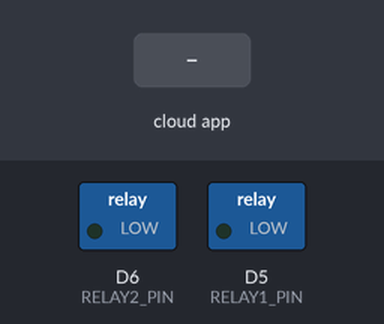
The sketch below on a simulated ESP8266 (NodeMCU). Shown: switched loads named in the sketch (green lamp = pin HIGH). Inputs (shaded band) come from the test bench. WiFi joins after 1.5 s; servers stay silent unless stated; what the sketch prints to the serial monitor is not drawn.

Above: at 2.7 s.
2.8 s: the phone or cloud app sets 68c2a89f3fdc49efb6a659ea to 1
At 4.0 s:
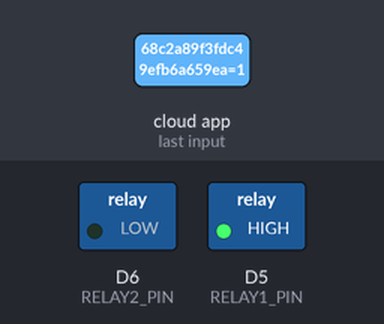
4.3 s: the phone or cloud app sets 68c2aa69690df731215c976f to 1
At 5.1 s:
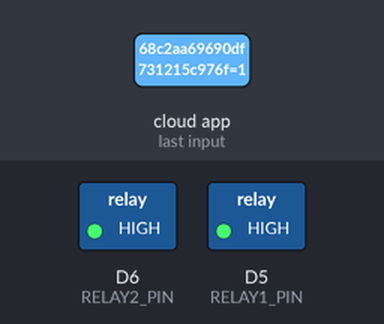
5.8 s: the phone or cloud app sets 68c2a89f3fdc49efb6a659ea to 0
At 6.3 s:
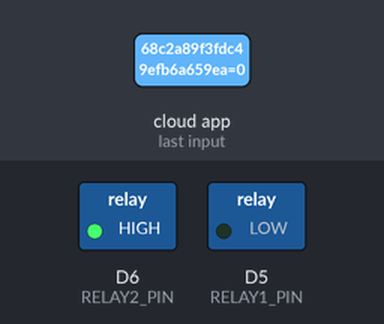
7.3 s: the phone or cloud app sets 68c2aa69690df731215c976f to 0
At 8.6 s:
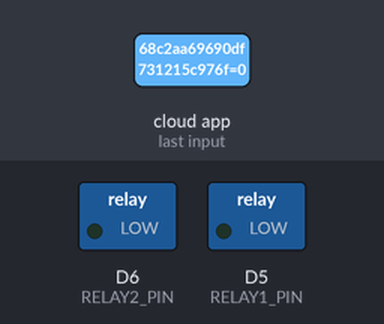
Timing chart, 0 to 9.8 s (numbered marks = the images above; inputs shaded):
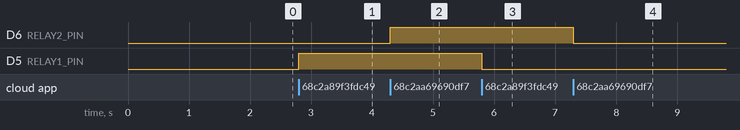

The sketch:

google_internet_Things.ino
```cpp
#include <ESP8266WiFi.h>
#include <SinricPro.h>
#include <SinricProSwitch.h>

// ====== WiFi Credentials ======
const char* ssid = "INNOVATION HUB";
const char* pass = "prsc$123";

// ====== SinricPro Credentials ======
#define APP_KEY    "664a1085-f119-4533-adf3-0d283f6843d7"     // From SinricPro dashboard
#define APP_SECRET "3665e088-24f5-447b-b897-8e48b35fb258-28514f4a-e0c2-449d-977d-ca1e8264f14c"  // From SinricPro dashboard

// ====== Device IDs ======

#define APP_KEY           "664a1085-f119-4533-adf3-0d283f6843d7"
#define APP_SECRET        "3665e088-24f5-447b-b897-8e48b35fb258-28514f4a-e0c2-449d-977d-ca1e8264f14c"
// #define SWITCH_ID         "68c2a89f3fdc49efb6a659ea"
#define RELAY1_ID "68c2a89f3fdc49efb6a659ea"  // Create a "Switch" in SinricPro
#define RELAY2_ID "68c2aa69690df731215c976f"  // Create a second "Switch"

// ====== Relay Pins ======
#define RELAY1_PIN D5
#define RELAY2_PIN D6

bool relay1State = false;
bool relay2State = false;

// ====== Callback for Relay 1 ======
bool onPowerState1(const String &deviceId, bool &state) {
  if (deviceId == RELAY1_ID) {
    relay1State = state;
    digitalWrite(RELAY1_PIN, relay1State ? HIGH : LOW);
    Serial.printf("Relay 1 (Pump/Light) %s via Alexa\n", relay1State ? "ON" : "OFF");
  }
  return true;
}

// ====== Callback for Relay 2 ======
bool onPowerState2(const String &deviceId, bool &state) {
  if (deviceId == RELAY2_ID) {
    relay2State = state;
    digitalWrite(RELAY2_PIN, relay2State ? HIGH : LOW);
    Serial.printf("Relay 2 (Pump/Light) %s via Alexa\n", relay2State ? "ON" : "OFF");
  }
  return true;
}

void setup() {
  Serial.begin(115200);

  pinMode(RELAY1_PIN, OUTPUT);
  pinMode(RELAY2_PIN, OUTPUT);
  digitalWrite(RELAY1_PIN, LOW);
  digitalWrite(RELAY2_PIN, LOW);

  // WiFi
  WiFi.begin(ssid, pass);
  Serial.printf("Connecting to %s", ssid);
  while (WiFi.status() != WL_CONNECTED) {
    delay(500);
    Serial.print(".");
  }
  Serial.println(" Connected!");

  // SinricPro setup
  SinricProSwitch& mySwitch1 = SinricPro[RELAY1_ID];
  mySwitch1.onPowerState(onPowerState1);

  SinricProSwitch& mySwitch2 = SinricPro[RELAY2_ID];
  mySwitch2.onPowerState(onPowerState2);

  SinricPro.onConnected([](){ Serial.println("Connected to SinricPro"); });
  SinricPro.onDisconnected([](){ Serial.println("Disconnected from SinricPro"); });

  SinricPro.begin(APP_KEY, APP_SECRET);
}

void loop() {
  SinricPro.handle();
}
```

Measured:
- after the input at 2.8 s, D5 (RELAY1_PIN): LOW → HIGH at once
- after the input at 4.3 s, D6 (RELAY2_PIN): LOW → HIGH at once
- after the input at 5.8 s, D5 (RELAY1_PIN): HIGH → LOW at once
- after the input at 7.3 s, D6 (RELAY2_PIN): HIGH → LOW at once
